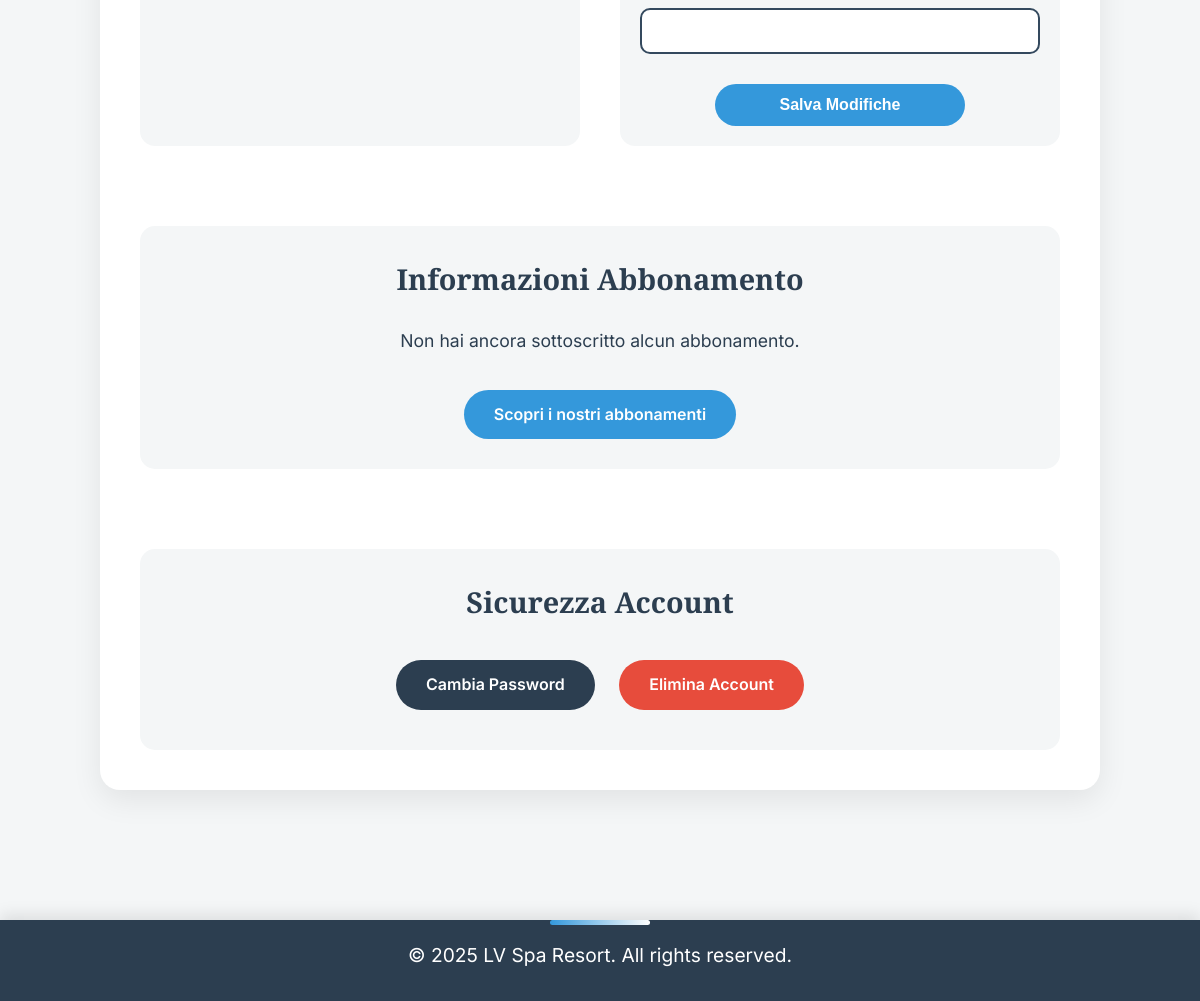
The app's page /profile/ (signed in, lower part), older data.
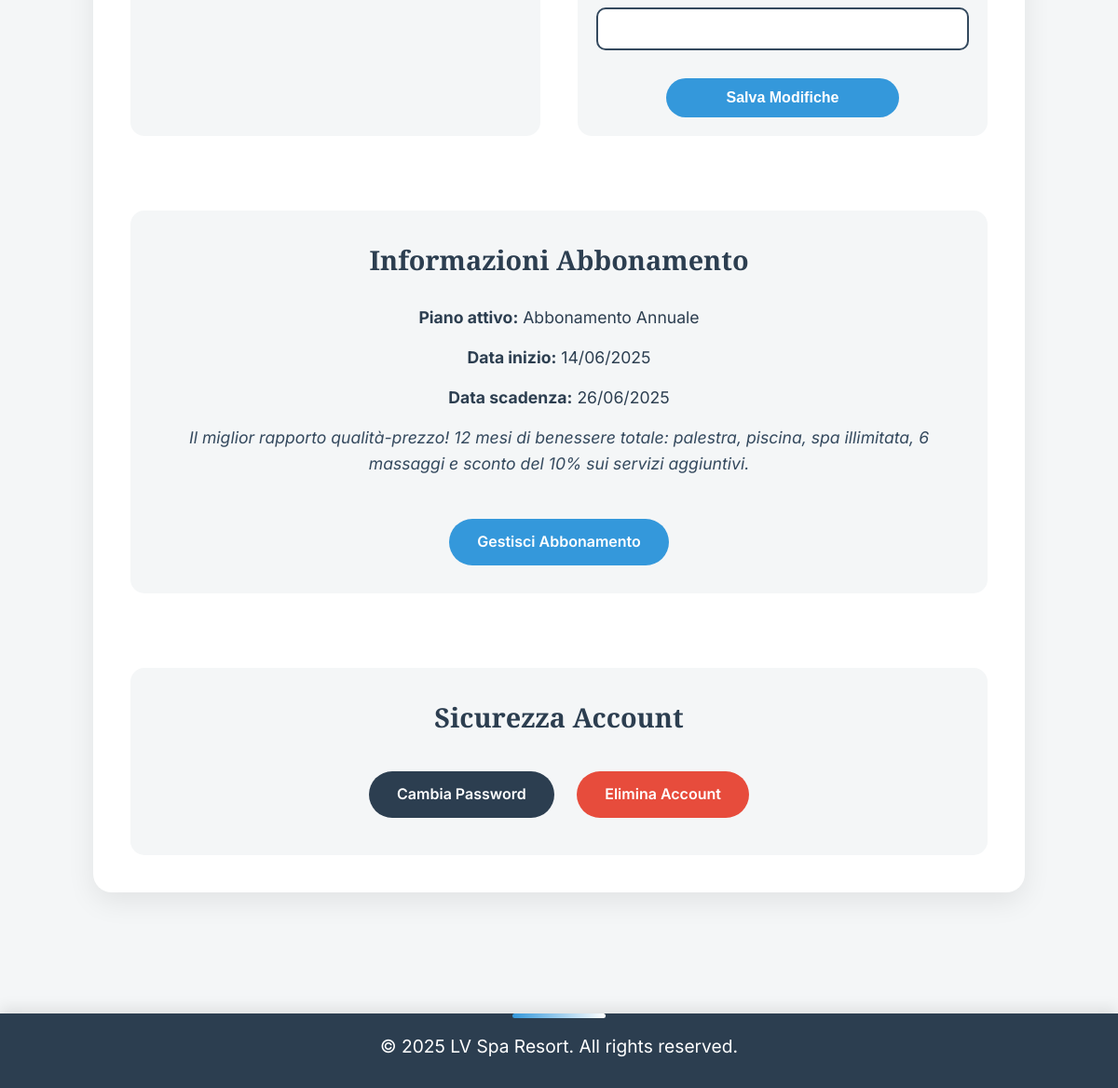
The same page, newer data.
### subscriptions/models.py (models this page shows, shortened)
class Subscription(models.Model):
    user = models.ForeignKey('users.User', on_delete=models.CASCADE)
    plan = models.ForeignKey('subscriptions.SubscriptionPlan', on_delete=models.SET_NULL, null=True, blank=True)
    start_date = models.DateTimeField(auto_now_add=True)
    end_date = models.DateTimeField(blank=True, null=True)
    is_active = models.BooleanField(default=True)

class SubscriptionPlan(models.Model):
    name = models.CharField(max_length=100)
    price = models.FloatField()
    duration = models.IntegerField(help_text="Durata in mesi")
    description = models.TextField()

### users/views/profile.py (the view)
# urls.py: path('profile/', profile_view, name='profile'),
@login_required
def profile_view(request):
    return render(request, 'users/profile.html')

### users/templates/users/profile.html (shortened to what this page needs)
{% extends 'users/navbar_template.html' %}
{% load static %}
{% block content %}
<!DOCTYPE html>
<html lang="it">
<head>
    <link rel="stylesheet" href="{% static 'users/css/profile.css' %}">
    <link rel="stylesheet" href="{% static 'users/css/messages.css' %}">
</head>
<body>
    <section class="profile-section">
        <div class="profile-container">
            <div class="profile-content">
                <div class="profile-picture-section">
                </div>
                <div class="personal-info-section">
                    <form method="post" action="{% url 'update_profile' %}">
                        <div class="form-group">
                            <input type="tel" id="phone" name="phone" value="{{ user.phone }}">
                        </div>
                        <button type="submit" class="save-btn">Salva Modifiche</button>
                    </form>
                </div>
                <div class="subscription-info">
                    <h2>Informazioni Abbonamento</h2>
                    <div class="subscription-details">
                      {% with active_sub=user.subscription_set.all|first %}
                        {% if active_sub %}
                          <p><strong>Piano attivo:</strong> {{ active_sub.plan.name }}</p>
                          <p><strong>Data inizio:</strong> {{ active_sub.start_date|date:"d/m/Y" }}</p>
                          <p><strong>Data scadenza:</strong> {{ active_sub.end_date|date:"d/m/Y" }}</p>
                          <p class="subscription-description">{{ active_sub.plan.description }}</p>
                          <a href="{% url 'subscription_plans' %}" class="manage-subscription-btn">Gestisci Abbonamento</a>
                        {% else %}
                          <p>Non hai ancora sottoscritto alcun abbonamento.</p>
                          <a href="{% url 'subscription_plans' %}" class="subscribe-btn">Scopri i nostri abbonamenti</a>
                        {% endif %}
                      {% endwith %}
                    </div>
                </div>
            <div class="account-security">
                <h2>Sicurezza Account</h2>
                <a href="{% url 'login' %}" class="security-btn">Cambia Password</a>
                <a href="{% url 'delete_account' %}" class="security-btn delete-account">Elimina Account</a>
            </div>
        </div>
    </section>
    <footer>
        <p>&copy; 2025 LV Spa Resort. All rights reserved.</p>
    </footer>
{% endblock %}

Row changes from the older to the newer data that the page shows:
added Subscription: plan.name "Abbonamento Annuale", start_date "14/06/2025", end_date "26/06/2025", plan.description "Il miglior rapporto qualità-prezzo! 12 mesi di benessere totale: palestra, piscina, spa illimitata, 6 massaggi e sconto del 10% sui servizi aggiuntivi."
Text that changed along with them:
text no longer shown: "Non hai ancora sottoscritto alcun abbonamento. Scopri i nostri abbonamenti"
text now shown: "Piano attivo: Data inizio: Data scadenza: Gestisci Abbonamento"
